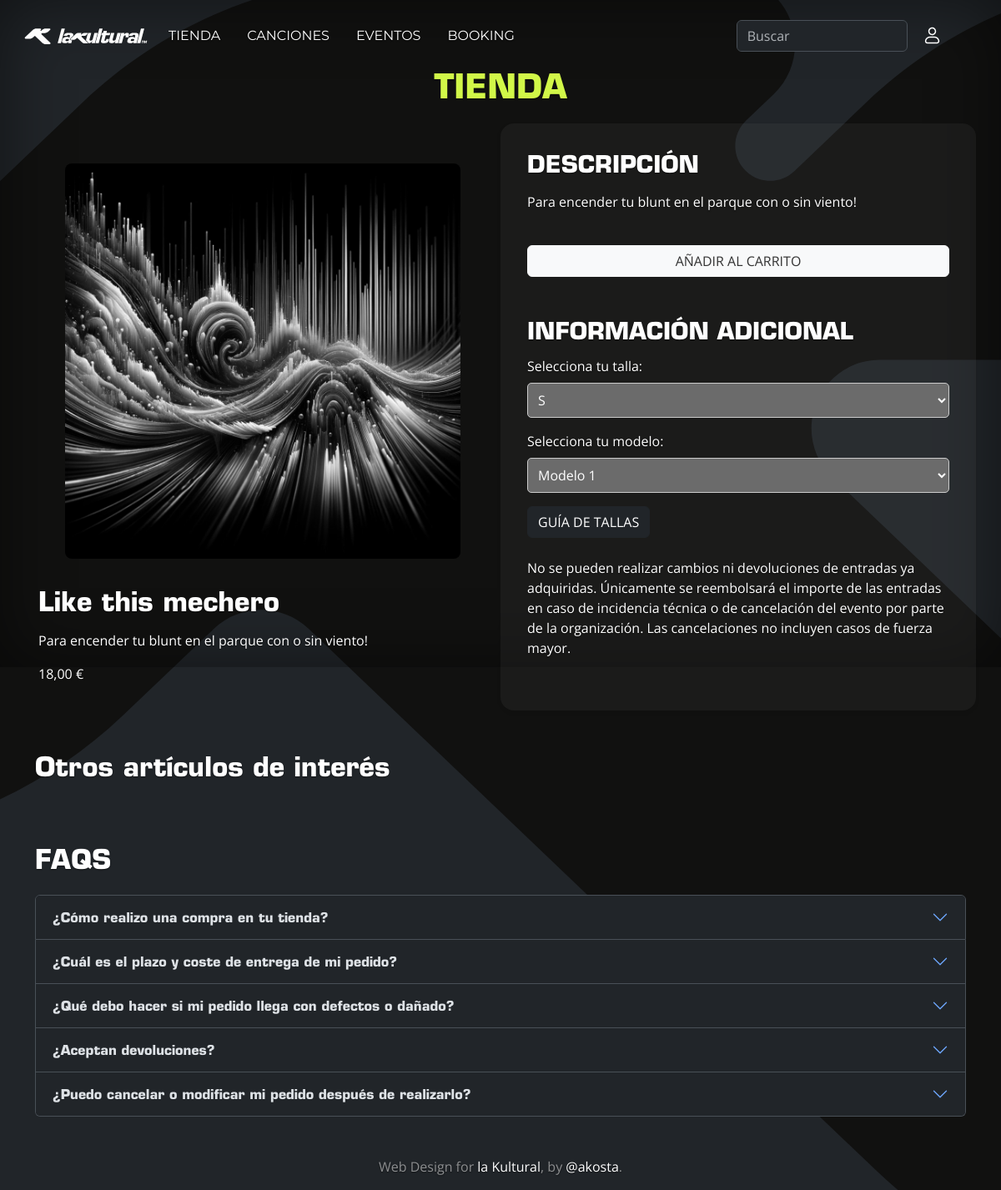
Screenshot of /tienda/tienda/3 with the database file from the repository.
### tienda/models.py (models this page shows, shortened)
class Producto(models.Model):
    categoria = models.ForeignKey(CategoriaArticulo, related_name='productos', on_delete=models.CASCADE)
    nombre = models.CharField(max_length=100)
    descripcion = models.TextField()
    imagen = models.ImageField(upload_to='productos/')
    precio = models.DecimalField(max_digits=10, decimal_places=2)
    descuento = models.DecimalField(max_digits=10, decimal_places=2, default=0)
    descuento_activo = models.BooleanField(default=False)
    stock = models.IntegerField(default=0)  # Añadido para control de inventario
    activo = models.BooleanField(default=True)  # Para activar/desactivar productos fácilmente
    modelo = models.CharField(max_length=100, blank=True, null=True) # Opcional para productos no ropa
    tallas = models.CharField(max_length=255, blank=True, null=True)

### tienda/views.py (the view)
# urls.py: path('tienda/<int:producto_id>', views.producto, name='producto'),
def producto(request, producto_id):
    producto = get_object_or_404(Producto, pk=producto_id)
    related_productos = Producto.objects.filter(categoria=producto.categoria).exclude(pk=producto_id)
    contexto = {'producto':producto,
                'related_productos':related_productos}
    return render(request, 'tienda/producto.html', contexto)

### tienda/templates/tienda/producto.html (shortened to what this page needs)
{% extends 'base.html' %}
{% load static %}
{% block content %}
<header class="masthead">
    <div class="text-center">
        <h1 class="section-heading text-uppercase">TIENDA</h1>
    </div>
</header>
<div class="container text-start">
  <div class="row mb-5">
    <div class="col-lg-6 col-product">
      <div class="event-card m-3 p-3 event-card-producto">
        {% if producto.imagen %}
        <img src="{{ producto.imagen.url }}" alt="{{ producto.nombre }}" class="img-fluid card-img-top rounded-3">
        {% else %}
        <p>No hay imagen disponible.</p>
        {% endif %}
      </div>
      <div class="d-flex flex-column justify-content-center">
        <h2>{{producto.nombre}}</h2>
        <p>{{producto.descripcion}}</p>
        <p>{{producto.precio}} €</p>
      </div>
    </div>
    <div class="col-lg-6 tarjeta-info-producto col-product">
      <div class="row">
          <div class="col">
            <h3 class="mb-3">DESCRIPCIÓN</h3>
            <p>{{ producto.descripcion }}</p>
          </div>
      </div>
      <div class="row mt-4">
        <div class="col">
          <a href="{% url 'carrito:agregar_producto' producto_id=producto.id %}" class="btn btn-light btn-compra text-uppercase mb-5 w-100">Añadir al carrito</a>
          <h3>INFORMACIÓN ADICIONAL</h3>
          <label for="talla">Selecciona tu talla:</label>
          <select name="talla" id="talla" class='label-product'>
            <option value="s">S</option>
          </select>
          <label for="talla">Selecciona tu modelo:</label>
          <select name="modelo" id="modelo" class='label-product'>
            <option value="modelo1">Modelo 1</option>
          </select>
          <button id="abrirModal" class="btn btn-dark text-uppercase">Guía de tallas</button>
        </div>
      </div>
      <div class="row mt-4">
        <div class="col">
          <p>No se pueden realizar cambios ni devoluciones de entradas ya adquiridas. Únicamente se reembolsará el importe de las entradas en caso de incidencia técnica o de cancelación del evento por parte de la organización. Las cancelaciones no incluyen casos de fuerza mayor.</p>
        </div>
      </div>
    </div>
  </div>
  <div class="row mb-5">
    {% include 'tienda/related_products.html' %}
    {% include 'tienda/faqs.html' %}
  </div>
</div>
{% endblock %}

### static/css/base.css (style rules this page uses)
html, body { height: 100vh; margin: 0; padding: 0; scrollbar-width: none; -ms-overflow-style: none; }
body { font-family: 'Open Sans', sans-serif; text-shadow: 0 .05rem .1rem rgba(0, 0, 0, .5); box-shadow: inset 0 0 5rem rgba(0, 0, 0, .5); background-image: url("/static/assets/img/logos/bg_k1.svg"); background-repeat: no-repeat; background-size: cover; background-position: center; background-attachment: fixed; }
h1, h2, h3, h4, h5, h6 { font-family: 'Eurostile', sans-serif; margin-bottom: 0.5em; }
h1, .title { color: #d1f748; font-weight: 900; }
a, .btn { text-decoration: none; }
.card-img-top { filter: grayscale(100%); transition: filter 0.5s ease; }
.btn-light, .btn-light:hover, .btn-light:focus { color: #333; text-shadow: none; }

### static/css/navbar.css (style rules this page uses)
.masthead { margin-top: 80px; }

### musica/static/musica/css/musica.css (style rules this page uses)
.btn { white-space: nowrap; overflow: hidden; text-overflow: ellipsis; }

### tienda/static/tienda/css/producto.css (style rules this page uses)
.event-card-producto { display: flex; flex-direction: column; }
.label-product { margin-top: 1 rem; }
.col-product { padding: 1rem; }
select { width: 100%; padding: 0.5rem; margin-top: 0.5rem; border: 1px solid #ccc; border-radius: 5px; margin-top: 0.5rem; margin-bottom: 1rem; }
.tarjeta-info-producto { background-color: rgba(120, 120, 120, 0.1); border-radius: 1rem; padding: 2rem; box-shadow: 0 2px 5px rgba(0,0,0,0.1); }

### rows the page displays
Producto: imagen (picture), nombre "Like this mechero", descripcion "Para encender tu blunt en el parque con o sin viento!", precio "18,00"
